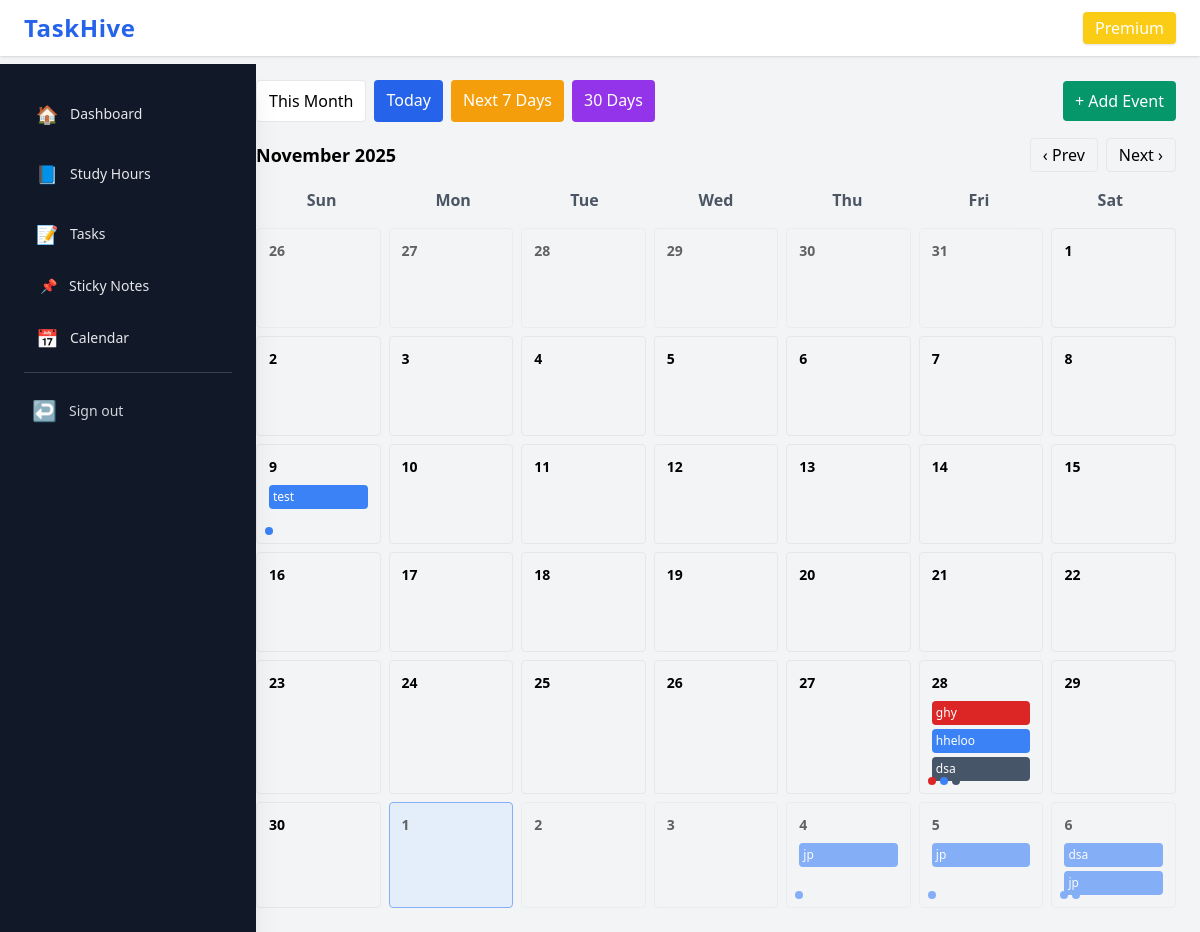
Screenshot of /calendar/month/2025/11/ (signed in) with the database file from the repository.
### tasks/models.py (models this page shows, shortened)
class Task(models.Model):
    user = models.ForeignKey(User, on_delete=models.CASCADE)
    owner = models.ForeignKey(
        User,
        on_delete=models.CASCADE,
        related_name="task_owner",
        null=True,
        blank=True
    )
    category = models.ForeignKey(Category, on_delete=models.SET_NULL, null=True, blank=True)
    title = models.CharField(max_length=255)
    description = models.TextField(blank=True)
    priority = models.CharField(max_length=10, choices=PRIORITY, default='medium')
    due_date = models.DateTimeField(null=True, blank=True)
    reminder_at = models.DateTimeField(null=True, blank=True)
    starred = models.BooleanField(default=False)
    completed = models.BooleanField(default=False)
    repeat = models.CharField(max_length=20, choices=REPEAT, default='none')
    created_at = models.DateTimeField(auto_now_add=True)

### calendarapp/models.py (models this page shows, shortened)
class CalendarEvent(models.Model):
    owner = models.ForeignKey(User, on_delete=models.CASCADE)
    title = models.CharField(max_length=255)
    date = models.DateField()
    note = models.TextField(blank=True)
    created_at = models.DateTimeField(auto_now_add=True)

### calendarapp/views.py (the view)
# urls.py: path("", views.calendar_page, name="calendar"),
@login_required
def calendar_page(request, year=None, month=None):
    today = date.today()
    if year is None or month is None:
        year = today.year
        month = today.month
    year = int(year)
    month = int(month)
    view_date = date(year, month, 1)
    if month == 1:
        prev_month = 12
        prev_year = year - 1
    else:
        prev_month = month - 1
        prev_year = year
    if month == 12:
        next_month = 1
        next_year = year + 1
    else:
        next_month = month + 1
        next_year = year
    cal = calendar.Calendar(firstweekday=6)
    calendar_weeks = list(cal.monthdatescalendar(year, month))
    items_map = build_items_map(request.user)
    reminders = Task.objects.filter(
        owner=request.user,
        due_date__isnull=False,
        due_date__gte=today,
        due_date__lte=today + timedelta(days=1)
    )
    context = {
        "view_date": view_date,
        "today": today,
        "calendar_weeks": calendar_weeks,
        "items_map": items_map,
        "reminders": reminders,
        "prev_year": prev_year,
        "prev_month": prev_month,
        "next_year": next_year,
        "next_month": next_month,
    }
    return render(request, "calendarapp/calendar.html", context)

### calendarapp/templatetags/dict_get.py (called while the page is built)
@register.filter
def dict_get(d, key):
    if not d:
        return None
    return d.get(key)

### calendarapp/views.py (called while the page is built)
def build_items_map(user):
    items_map = {}
    for t in Task.objects.filter(owner=user):
        if not t.due_date:
            continue
        key = t.due_date.strftime("%Y-%m-%d")
        items_map.setdefault(key, []).append({
            "type": "task",
            "title": t.title,
            "priority": t.priority,
        })
    for e in CalendarEvent.objects.filter(owner=user):
        key = e.date.strftime("%Y-%m-%d")
        items_map.setdefault(key, []).append({
            "type": "event",
            "title": e.title,
            "priority": None,
        })
    return items_map

### calendarapp/templates/calendarapp/calendar.html (shortened to what this page needs)
{% extends "dashboard/base.html" %}
{% load static calender_tag %}
{% load dict_get %}
{% block content %}
<div class="space-y-4">
  <div class="flex justify-between items-center">
    <div class="flex gap-2">
      <a href="{% url 'calendarapp:calendar' %}" class="px-3 py-2 bg-white border rounded">This Month</a>
      <a href="{% url 'calendarapp:task_filter' 'today' %}" class="px-3 py-2 bg-blue-600 text-white rounded">Today</a>
      <a href="{% url 'calendarapp:task_filter' 'week' %}" class="px-3 py-2 bg-amber-500 text-white rounded">Next 7 Days</a>
      <a href="{% url 'calendarapp:task_filter' 'month' %}" class="px-3 py-2 bg-purple-600 text-white rounded">30 Days</a>
    </div>
    <button id="open-create" class="px-3 py-2 bg-emerald-600 text-white rounded">+ Add Event</button>
  </div>
  <div class="flex items-center justify-between">
    <div class="text-lg font-bold">{{ view_date|date:"F Y" }}</div>
    <div class="flex gap-2">
      <a href="{% url 'calendarapp:calendar_month' prev_year prev_month %}"
         class="px-3 py-1 border rounded">‹ Prev</a>
      <a href="{% url 'calendarapp:calendar_month' next_year next_month %}"
         class="px-3 py-1 border rounded">Next ›</a>
    </div>
  </div>
  <div class="grid grid-cols-7 text-center font-semibold text-gray-600">
    <div>Sun</div><div>Mon</div><div>Tue</div><div>Wed</div>
    <div>Thu</div><div>Fri</div><div>Sat</div>
  </div>
  <div class="grid grid-cols-7 gap-2">
    {% for week in calendar_weeks %}
      {% for day in week %}
        {% with day_key=day|date:"Y-m-d" %}
        {% if day_key %}
        <a href="{% url 'calendarapp:tasks_by_day' day_key %}"
           class="block p-3 border rounded min-h-[100px] relative
                  {% if day == today %} bg-blue-100 border-blue-500 {% endif %}
                  {% if day.month != view_date.month %} opacity-60 {% endif %}">
        {% else %}
        <div class="block p-3 border rounded min-h-[100px] opacity-30">
        {% endif %}
          <div class="text-sm font-semibold">{{ day.day }}</div>
          {% with items=items_map|dict_get:day_key %}
            {% if items %}
              <div class="mt-2 space-y-1">
                {% for it in items|slice:":3" %}
                  <div class="text-xs p-1 rounded
                       {% if it.type == 'task' %}
                          {% if it.priority == 'High' %} bg-red-600 text-white
                          {% elif it.priority == 'Medium' %} bg-orange-500 text-white
                          {% else %} bg-blue-500 text-white {% endif %}
                       {% else %}
                          bg-slate-600 text-white
                       {% endif %}
                  ">
                    {{ it.title }}
                  </div>
                {% endfor %}
              </div>
            {% endif %}
          {% endwith %}
          <div class="absolute bottom-2 left-2 flex gap-1">
            {% with items=items_map|dict_get:day_key %}
              {% if items %}
                {% for it in items %}
                  <span class="w-2 h-2 rounded-full
                    {% if it.type == 'task' %}
                        {% if it.priority == 'High' %} bg-red-600
                        {% elif it.priority == 'Medium' %} bg-orange-500
                        {% else %} bg-blue-500 {% endif %}
                    {% else %}
                        bg-slate-600
                    {% endif %}
                  "></span>
                {% endfor %}
              {% endif %}
            {% endwith %}
          </div>
        {% if day_key %}
        </a>
        {% else %}
        </div>
        {% endif %}
        {% endwith %}
      {% endfor %}
    {% endfor %}
  </div>
</div>
{% endblock %}

### static/css/site.css (style rules this page uses)
body { font-family: ui-sans-serif, system-ui, -apple-system, "Segoe UI", Roboto, "Helvetica Neue", Arial; }

### rows the page displays
Task: title "test"
Task: title "ghy", priority "High" (drawn)
Task: title "hheloo"
CalendarEvent: title "dsa"
Task: title "jp"
Task: title "jp"
Task: title "dsa"
Task: title "jp"

### other values shown
{{ view_date|date:"F Y" }} "November 2025"
{{ day.day }} "26" "27" "28" "29" "30" "31" "1" "2" "3" "4" "5" "6" "7" "8" "9" "10" "11" "12" "13" "14" "15" "16" "17" "18" "19" "20" "21" "22" "23" "24" "25" "26" "27" "28" "29" "30" "1" "2" "3" "4" "5" "6"
